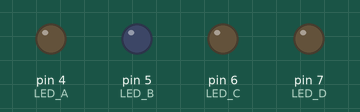
The sketch below on a simulated Arduino Uno, built with avr-gcc and run on an emulated ATmega328P. Parts: output pins drawn as LEDs (lit = HIGH).

Above: at 0.15 s.
At 3.45 s:
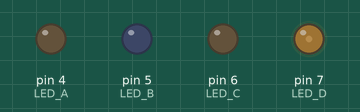
Timing chart, 0 to 4.1 s (numbered marks = the images above):
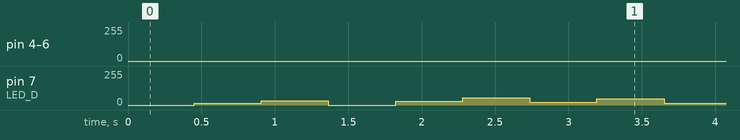

The sketch:

Charlieplexer.ino
```cpp
#define LED_A 4
#define LED_B 5
#define LED_C 6
#define LED_D 7
#define SLEEP 10
#define CHASE_WIDTH 6
#define LIGHTS 12

// 0 - simple
// 1 - bounce
// 2 - chaser
#define PATTERN 3

void setup() {
  Serial.begin(9600);
  pinMode(LED_A, INPUT);
  pinMode(LED_B, INPUT);
  pinMode(LED_C, INPUT);
  pinMode(LED_D, INPUT);
}

void loop() {
  switch (PATTERN) {
    case 0:
      simple();
      break;

    case 1:
      bounce();
      break;

    case 2:
      chaser(CHASE_WIDTH);
      break;

    case 3:
      roller();
      break;

    case 4:
      counter();
      break;
  }
}

void counter() {
  for (int i = 0; i < 4096; i++) {
    String s = (String(i, BIN));
    Serial.println(s);
    delay(100);
  }
}

void roller() {
  for (int i = 0; i < LIGHTS; i++) {
    int a[CHASE_WIDTH];
    for (int j = 0; j < CHASE_WIDTH; j++) {
      int insert = i + j;
      if (insert > LIGHTS - 1) {
        insert = insert - LIGHTS;
      }
      a[j] = insert;
      light_array(a, CHASE_WIDTH);
    }
  }
}

void light_array(int list[], int width) {
  float limit = SLEEP / width;
  for (int i = 0; i < limit; i++) {
    for (int j = 0; j < width; j++) {
      light_led(list[j]);
      delay(1);
    }
  }
}

void chaser(int width) {
  for (int i = 1 - width; i < LIGHTS + 1; i++) {
    light_some(i, width);
  }
}

void light_some(int start, int width) {
  for (int j = 0; j < SLEEP / width; j++) {
    for (int i = start; i < start + width; i++) {
      light_led(i);
      delay(1);
    }
  }
  reset_pins();
}

void simple() {
  for (int i = 1; i <= LIGHTS; i++)
  {
    light_led(i);
    delay(SLEEP);
  }
}

void bounce() {
  for (int i = 0; i < LIGHTS; i++) {
    light_led(i);
    delay(SLEEP);
  }

  for (int i = LIGHTS - 1; i >= 0; i--) {
    light_led(i);
    delay(SLEEP);
  }
}

void reset_pins() {
  pinMode(LED_A, INPUT);
  pinMode(LED_B, INPUT);
  pinMode(LED_C, INPUT);
  pinMode(LED_D, INPUT);
  digitalWrite(LED_A, LOW);
  digitalWrite(LED_B, LOW);
  digitalWrite(LED_C, LOW);
  digitalWrite(LED_D, LOW);
}

void set_pins(int high_pin, int low_pin) {
  reset_pins();

  // set the high and low pins to output
  pinMode(high_pin, OUTPUT);
  pinMode(low_pin, OUTPUT);

  // set logic as required
  //Serial.print(high_pin);
  //Serial.print(" HIGH, ");
  digitalWrite(high_pin, HIGH);

  //Serial.print(low_pin);
  //Serial.println(" LOW");
  digitalWrite(low_pin, LOW);

  //Serial.println("");
}

void light_led(int led_num) {
  switch (led_num) {
  case 0:
    set_pins(LED_B, LED_A);
    break;
  case 1:
    set_pins(LED_A, LED_B);
    break;

  case 2:
    set_pins(LED_C, LED_B);
    break;
  case 3:
    set_pins(LED_B, LED_C);
    break;

  case 4:
    set_pins(LED_C, LED_A);
    break;
  case 5:
    set_pins(LED_A, LED_C);
    break;

  case 6:
    set_pins(LED_D, LED_A);
    break;
  case 7:
    set_pins(LED_A, LED_D);
    break;

  case 8:
    set_pins(LED_D, LED_B);
    break;
  case 9:
    set_pins(LED_B, LED_D);
    break;

  case 10:
    set_pins(LED_D, LED_C);
    break;

  case 11:
    set_pins(LED_C, LED_D);
    break;
  }
}
```
